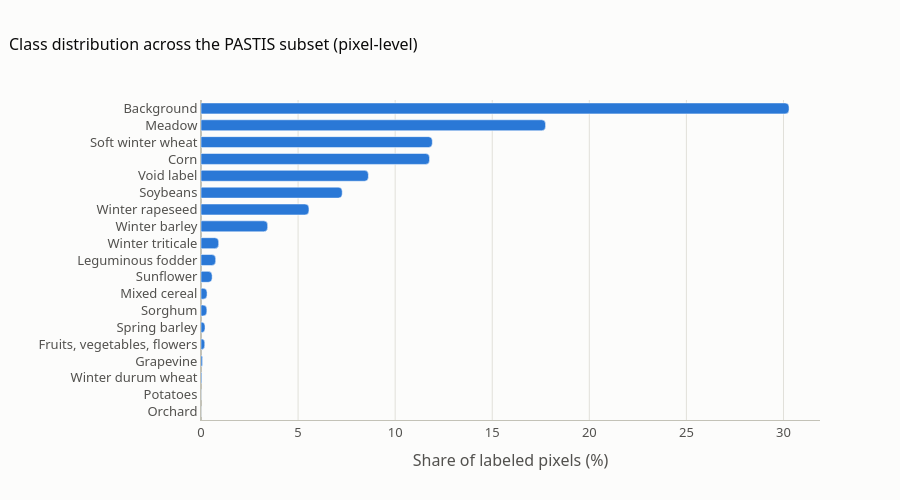

Notebook code cell kept with this figure:
### Code cell
plot_df = class_df[class_df['pixel_count'] > 0].sort_values('pixel_pct')

fig = px.bar(
    plot_df, x='pixel_pct', y='class_name', orientation='h',
    labels={'pixel_pct': 'Share of labeled pixels (%)', 'class_name': ''},
    title='Class distribution across the PASTIS subset (pixel-level)',
)
fig.update_traces(marker_color=SERIES[0])
fig.update_layout(
    yaxis={'categoryorder': 'array', 'categoryarray': plot_df['class_name'].tolist()},
    height=500,
)
fig.write_image(f'{FIG_DIR}/class_distribution_bar.png')
fig.show()

### Figure 1 — Plotly figure (JSON) as saved in the notebook; plotly's stock layout.template omitted (floating-point values rounded to 4 significant figures)
{"data": [{"hovertemplate": "Share of labeled pixels (%)=%{x}<br>=%{y}<extra></extra>", "legendgroup": "", "marker": {"color": "#2a78d6", "pattern": {"shape": ""}}, "name": "", "orientation": "h", "showlegend": false, "textposition": "auto", "type": "bar", "x": [0.004488, 0.009454, 0.04338, 0.08048, 0.1932, 0.2078, 0.302, 0.3124, 0.5732, 0.756, 0.9104, 3.434, 5.56, 7.274, 8.622, 11.77, 11.91, 17.75, 30.29], "xaxis": "x", "y": ["Orchard", "Potatoes", "Winter durum wheat", "Grapevine", "Fruits, vegetables, flowers", "Spring barley", "Sorghum", "Mixed cereal", "Sunflower", "Leguminous fodder", "Winter triticale", "Winter barley", "Winter rapeseed", "Soybeans", "Void label", "Corn", "Soft winter wheat", "Meadow", "Background"], "yaxis": "y"}], "layout": {"barmode": "relative", "height": 500, "legend": {"tracegroupgap": 0}, "title": {"text": "Class distribution across the PASTIS subset (pixel-level)"}, "xaxis": {"anchor": "y", "domain": [0, 1], "title": {"text": "Share of labeled pixels (%)"}}, "yaxis": {"anchor": "x", "categoryarray": ["Orchard", "Potatoes", "Winter durum wheat", "Grapevine", "Fruits, vegetables, flowers", "Spring barley", "Sorghum", "Mixed cereal", "Sunflower", "Leguminous fodder", "Winter triticale", "Winter barley", "Winter rapeseed", "Soybeans", "Void label", "Corn", "Soft winter wheat", "Meadow", "Background"], "categoryorder": "array", "domain": [0, 1], "title": {"text": ""}}}}
